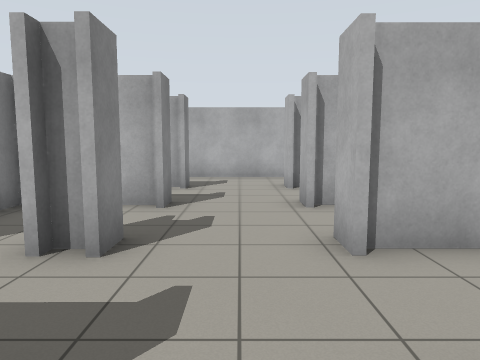
[1] (above)

19 first-person views from a walk through a robot-simulator world made for Gazebo. The camera is 1.2 m above the floor, tilts 6° down and sees 70° across. The floor is counted in squares, 1 m on a side. Each view is taken from the middle of a square. On the plan, view 1 faces up. The plan holds only what a view shows up to about 14 squares ahead; the rest is blank.

[2]
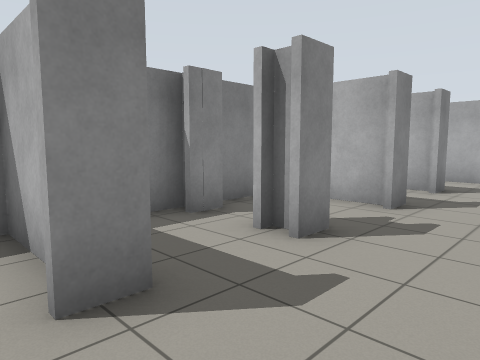

[3]
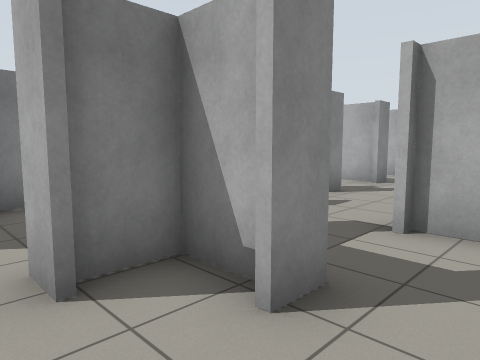

[4]
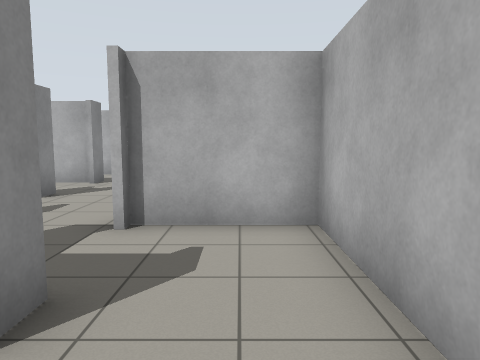

[5]
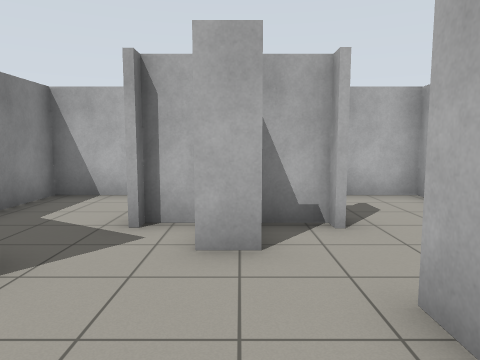

[6]
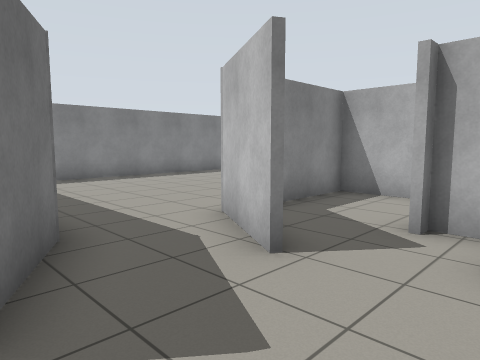

[7]
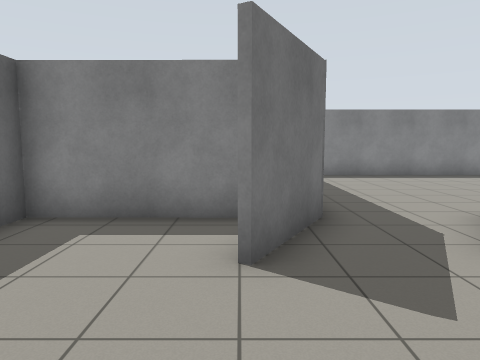

[8]
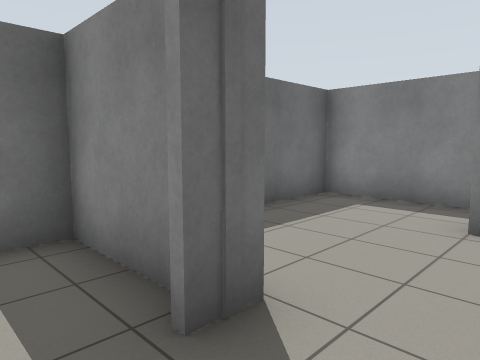

[9]
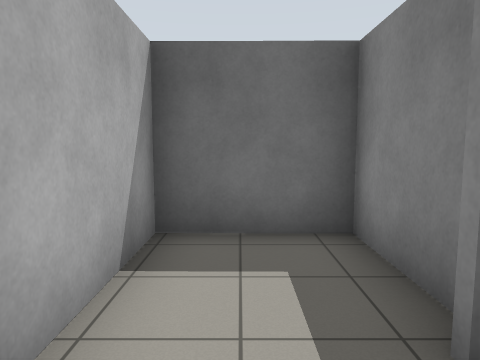

[10]
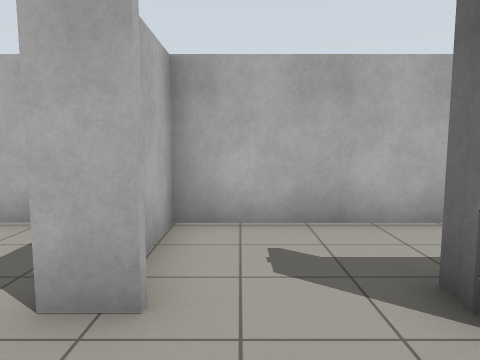

[11]
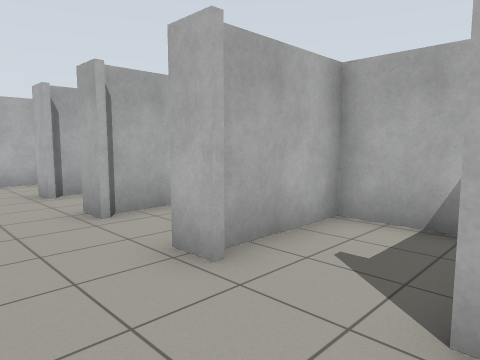

[12]
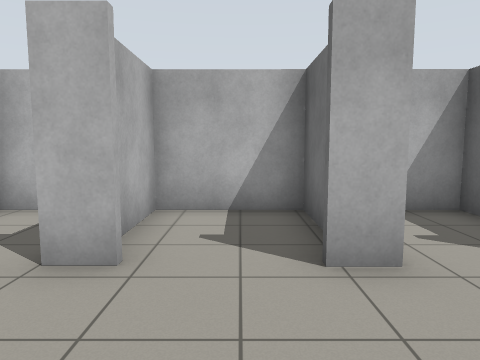

[13]
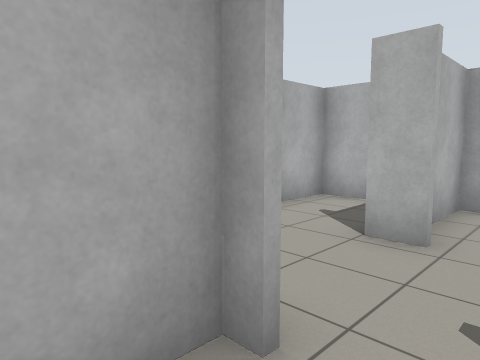

[14]
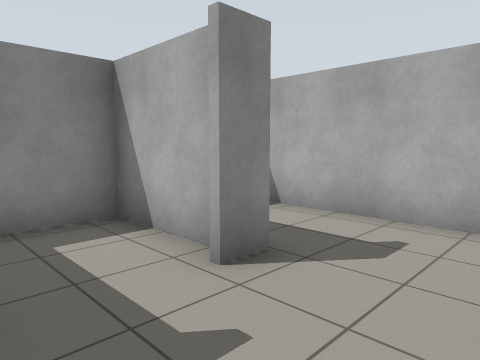

[15]
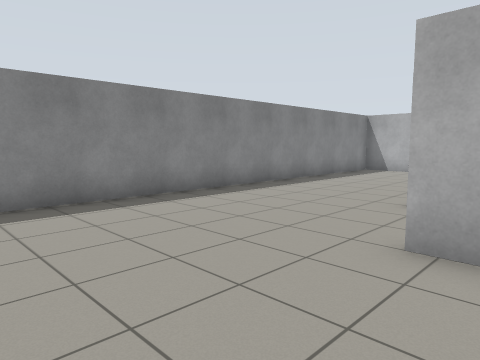

[16]
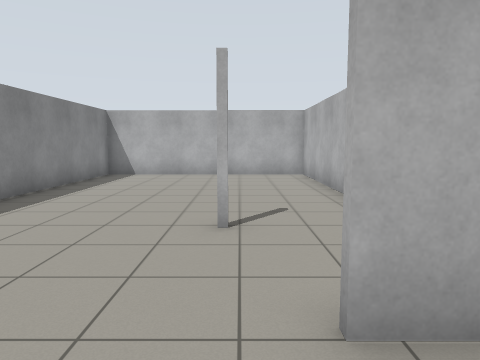

[17]
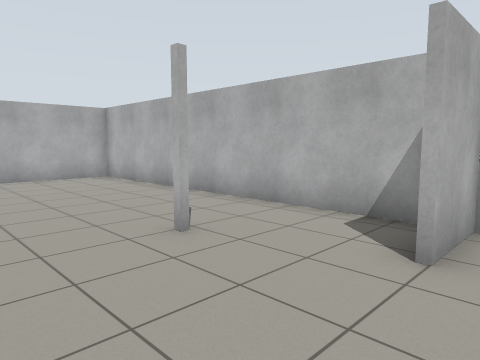

[18]
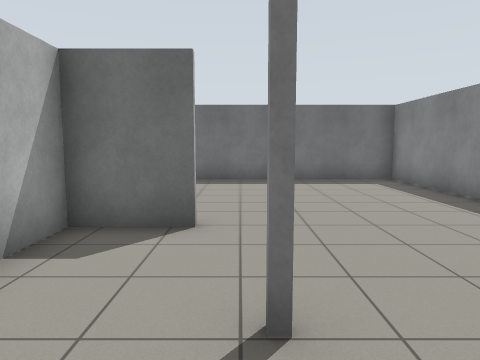

[19]
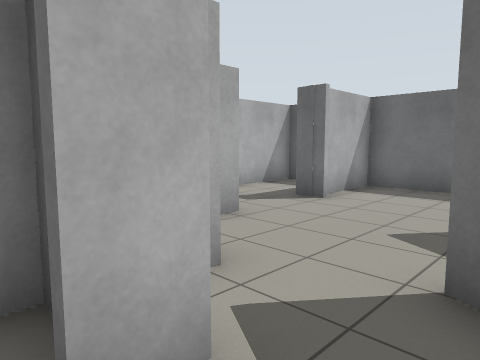

### Floor plan
Ten units are one square. View 1 is at (0, 0); x grows to the right and y downward. Boxes are objects, and circles mark ways between rooms. Rooms are numbered by the first view taken in them; rooms with no view inside come last. Other rooms are left out.
<svg viewBox="-127 -130 174 241">
<path fill="none" stroke="#000" d="M13 -35 13 -44M-18 -38 -23 -38M-15 -44 -15 -35M-15 -15 -15 -6M-26 -10 -40 -10M13 -64 13 -73M-16 -67 -44 -67 -45 -48M-38 -44 -38 -35M42 -38 14 -38M42 -20 42 -50M-15 -71 -15 -63M-45 -38 -45 -30M26 -68 42 -68 42 -95 14 -95M15 14 15 22M29 -67 14 -67M-45 -11 -45 28M13 19 0 19 0 30M-16 22 -16 14M2 32 -6 32M-16 -91 -16 -95 -44 -95 -44 -78M-15 -100 -15 -91M42 29 42 -10 14 -10M10 77 19 77M15 82 15 106M13 54 13 45M-39 60 -22 69M-23 42 -31 37M-45 70 -45 105 41 105 42 50 26 50M-26 38 -22 41M13 106 13 82M-6 19 -15 19M-64 -11 -45 -11 -45 -125M-40 -10 -64 -10M-31 37 -45 29M-47 56 -39 60M-40 -124 -122 -125 -122 57 -55 57M13 -91 13 -100M42 -113 42 -124 -40 -124"/>
<circle cx="-5" cy="42" r="3" fill="#2a7"/>
<circle cx="-5" cy="-100" r="3" fill="#2a7"/>
<circle cx="-30" cy="50" r="3" fill="#2a7"/>
<text x="0" y="-30">1</text>
<text x="-10" y="70">2</text>
<text x="-80" y="-30">3</text>
<text x="0" y="-110">4</text>
</svg>
Room 1 opens to room 2. Room 1 opens to room 4. Room 2 opens to room 3.

Where each view was taken, in squares from view 1:
view 1: 0 up, 0 right, facing up
view 2: 0 up, 1 right, facing up-left
view 3: 4 down, 3 right, facing up-left
view 4: 4 down, 3 right, facing up
view 5: 7 down, 0 right, facing up
view 6: 7 down, 0 right, facing up-left
view 7: 7 down, 1 right, facing left
view 8: 6 down, 3 right, facing down-left
view 9: 6 down, 3 right, facing down
view 10: 6 down, 1 left, facing right
view 11: 1 up, 1 left, facing up-right
view 12: 8 up, 2 left, facing right
view 13: 8 up, 3 left, facing up-right
view 14: 7 up, 1 right, facing up-left
view 15: 3 down, 5 left, facing up-left
view 16: 1 down, 7 left, facing up
view 17: 0 up, 10 left, facing up-right
view 18: 6 up, 7 left, facing down
view 19: 1 down, 3 left, facing down-right
